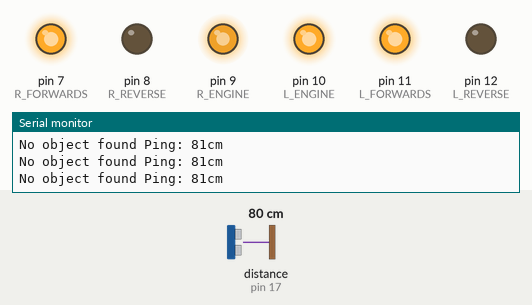
The sketch below on a simulated Arduino Uno, built with avr-gcc and run on an emulated ATmega328P. Shown: output pins drawn as LEDs (lit = HIGH), the last lines printed to the serial monitor. The test bench sets the inputs (shaded band); at power-on: distance to the obstacle (sensor on pin 17) 80 cm. The echo pulse lasts 58.3 µs per cm.

Above: at 1.2 s.
1.3 s: distance to the obstacle (sensor on pin 17) set to 7 cm
4.3 s: distance to the obstacle (sensor on pin 17) set to 4 cm
At 5.2 s:
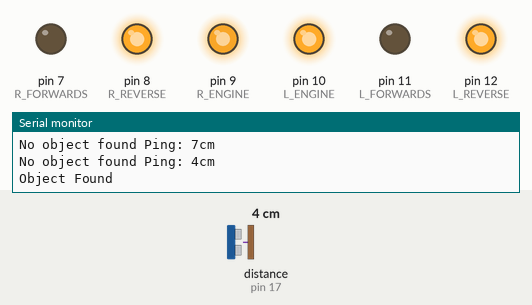
At 6.6 s:
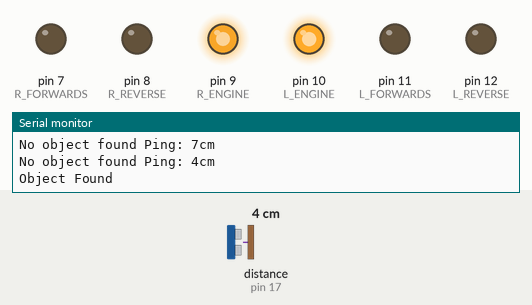
Timing chart, 0 to 8.1 s (numbered marks = the images above; inputs shaded):
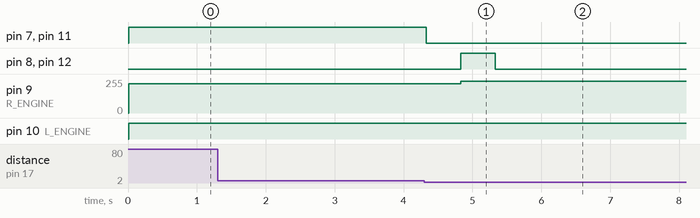

Measured:
- the behaviour switches between 6 and 5 cm on distance to the obstacle (sensor on pin 17) (found by bisection; images 0 and 1)
- after the input at 4.3 s, pin 7 (R_FORWARDS), pin 11 (L_FORWARDS): HIGH → LOW at once; pin 8 (R_REVERSE), pin 12 (L_REVERSE): LOW → HIGH after 0.53 s, → LOW 0.50 s later; pin 9 (R_ENGINE): 220/255 → 240/255 after 0.53 s

The sketch:

Story_11_proper_.ino
```cpp
 // extract from example

  #include <NewPing.h>

  #define TRIGGER_PIN  13
  #define ECHO_PIN     17
  #define MAX_DISTANCE 200

  NewPing sonar(TRIGGER_PIN, ECHO_PIN, MAX_DISTANCE); // NewPing setup of pins and maximum distance.

 const int R_FORWARDS = 7;
 const int R_REVERSE = 8;
 const int R_ENGINE = 9;
 const int L_ENGINE = 10;
 const int L_FORWARDS = 11;
 const int L_REVERSE = 12;


 void setup() {
  Serial.begin(115200); // Open serial monitor at 115200 baud to see ping results.

  sonar.ping_cm();

  pinMode(R_FORWARDS, OUTPUT);
  pinMode(R_REVERSE, OUTPUT);
  pinMode(R_ENGINE, OUTPUT);
  pinMode(L_ENGINE, OUTPUT);
  pinMode(L_FORWARDS, OUTPUT);
  pinMode(L_REVERSE, OUTPUT);
}

 void loop() {
  if (sonar.ping_cm()>=6){
  Serial.print("No object found ");
  drive();
}

  drive();

  if (sonar.ping_cm()<6){
  Serial.print("Object Found");

  brake(500);
  reverse(500);
  brake(100000000);
}
  delay(50);
  Serial.print("Ping: ");
  Serial.print(sonar.ping_cm());
  Serial.println("cm");
}

 void drive(){

  digitalWrite(R_FORWARDS, HIGH);
  analogWrite(R_ENGINE, 220);
  analogWrite(L_ENGINE, 255);
  digitalWrite(L_FORWARDS, HIGH);
  }

 void brake(int add_time){

  digitalWrite(R_FORWARDS, LOW);
  digitalWrite(L_FORWARDS, LOW);
  digitalWrite(R_REVERSE, LOW);
  digitalWrite(L_REVERSE, LOW);
  delay(add_time);
 }

 void left(int add_time){

  digitalWrite(R_FORWARDS, HIGH);
  analogWrite(R_ENGINE, 255);
  analogWrite(L_ENGINE, 255);
  digitalWrite(L_REVERSE, HIGH);
  delay(add_time);
 }

 void reverse(int add_time){

  digitalWrite(R_REVERSE, HIGH);
  analogWrite(R_ENGINE,240);
  analogWrite(L_ENGINE, 255);
  digitalWrite(L_REVERSE, HIGH);
  delay(add_time);
}
```
